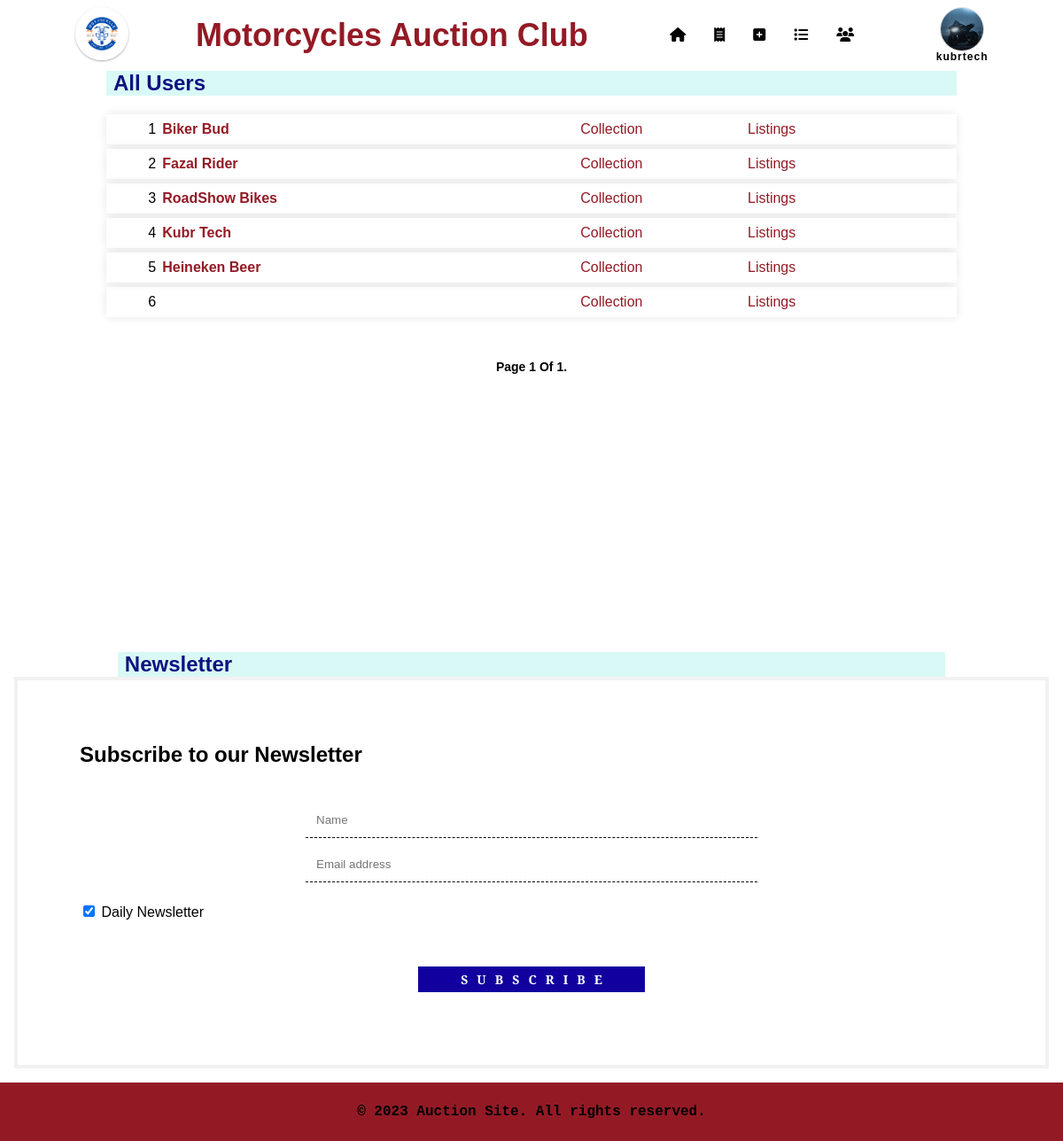
Page /users/ (signed in) on the committed database.
### auction/models.py (models this page shows, shortened)
class User(AbstractUser):
    name = models.CharField(default="", max_length=20)
    firstName = models.CharField(default="", max_length=20)
    lastName = models.CharField(default="", max_length=20)
    dob = models.DateField()
    profile_picture = models.ImageField(
        upload_to="profile_pics/", null=True, blank=True
    )
    dob = models.DateField(default=date.today)
    mobileNo = models.CharField(
        max_length=15,
        validators=[
            RegexValidator(
                regex=r"^\d{10}$", message="Enter a valid 10-digit mobile number."
            )
        ],
        help_text="Enter your 10-digit mobile number",
        null=True,
        blank=True,
    )
    address = models.CharField(
        max_length=255, help_text="Enter your address", null=True, blank=True
    )

### auction/views.py (the view)
# urls.py: path('users/', views.users, name='users'),
@login_required
def users(request):
    all_users = User.objects.all()
    site_name = "Motorcycles Auction Club"
    paginator = Paginator(all_users, 15)
    page_number = request.GET.get('page')
    page_obj = paginator.get_page(page_number)
    return render(
        request, "auction/users.html", {"all_users": page_obj, "site_name": site_name}
    )

### auction/templates/auction/users.html (shortened to what this page needs)
{% extends "auction/layout.html" %}
{% load static %}
{% block body %}
<main class="main" id="main">
     <div class="content-heading-container">
          <h1 class="content-heading">All Users</h1>
      </div>
     <section class="all-users">
          <ul class="user-list">
               {% for user in all_users %}
               <li class="user">
                    <div><p class="user-id">{{ user.id }}</p></div>
                    <div><a class="user-link" href="{% url 'user_profile' username=user.username %}">{{ user.firstName }} {{ user.lastName }}</a></div>
                    <div><a class="collection-link" href="{% url 'collection' username=user.username %}">Collection</a></div>
                    <div><a class="listings-link" href="{% url 'user_listings' username=user.username %}">Listings</a></div>
               </li>
               {% endfor %}
          </ul>
     </section>
     <div class="pagination">
          <span class="step-links">
               <span class="current">
               Page {{ all_users.number }} of {{ all_users.paginator.num_pages }}.
               </span>
          </span>
     </div>
</main>
{% endblock %}

### auction/templates/auction/layout.html (shortened to what this page needs)
{% load static %}
<!DOCTYPE html>
<html lang="en">
<head>
  <link rel="stylesheet" type="text/css" href="{% static 'auction/css/styles4.css' %}" />
  <link rel="stylesheet" href="https://cdnjs.cloudflare.com/ajax/libs/font-awesome/4.7.0/css/font-awesome.min.css" />
  <link rel="stylesheet" href="https://cdnjs.cloudflare.com/ajax/libs/font-awesome/6.4.0/css/all.min.css">
</head>
<body>
  <header id="header">
    <a href="{% url 'index' %}"><img class="logo" src="{% static 'auction/images/logo.png' %}" alt="Logo" /></a>
    <div class="site-name">
      <a href="{% url 'index' %}">
        <p>{{ site_name }}</p>
      </a>
    </div>
    <nav class="nav">
      <ul class="nav-menu">
        <li class="nav-item">
          <a id="navLink" class="nav-link" href="{% url 'index' %}"><span class="tooltip"><i
                class="fa-solid fa-house"></i><span class="tooltiptext">Home</span></span></a>
        </li>
        <li class="nav-item">
          <a id="navLink" class="nav-link" href="{% url 'active_listing' %}"><span class="tooltip"><i
                class="fa-solid fa-receipt"></i><span class="tooltiptext">Active Listings</span></span></a>
        </li>
        {% if user.is_authenticated %}
        <li class="nav-item">
          <a class="nav-link" href="{% url 'create' %}"><span class="tooltip"><i
                class="fa-solid fa-square-plus"></i><span class="tooltiptext">Create</span></span></a>
        </li>
        <li class="nav-item">
          <a class="nav-link" href="{% url 'watchlist' username=request.user.username %}"><span class="tooltip"><i
                class="fa-solid fa-list"></i><span class="tooltiptext">Watchlist</span></span></a>
        </li>
        <li class="nav-item">
          <a class="nav-link" href="{% url 'users' %}"><span class="tooltip"><i class="fa-solid fa-users"></i></span></a>
        </li>
        {% endif %}
      </ul>
    </nav>
    <div class="sign-in-auth">
      {% if user.is_authenticated %}
      <div class="profile-container">
        <a href="{% url 'user_profile' username=user.username %}" class="profile-link">
          <img class="profile-image"
            src="{% if user.profile_picture %}{{ user.profile_picture.url }}{% else %}{% static 'auction/images/user.png' %}{% endif %}"
            alt="{% if user.profile_picture %}{{ user.username }}'s Profile Picture{% else %}Default Profile Picture{% endif %}" />
        </a>
      </div>
      <div class="sign-in" id="sign-in">
        <p><strong>{{ user.username }}</strong></p>
      </div>
      {% endif %}
    </div>
  </header>
{% block body %}
{% endblock %}
{% block newsletter %}
<section class="news-letter-section">
  <div class="content-heading-container">
    <h3 class="content-heading">Newsletter</h3>
  </div>
  <form class="newsletter-form" action="action_page.php">
    <div class="news-letter-container">
      <h2>Subscribe to our Newsletter</h2>
    </div>
    <div class="news-letter-container" style="background-color:white">
      <input type="text" placeholder="Name" name="name" required>
      <input type="text" placeholder="Email address" name="mail" required>
      <label>
        <input type="checkbox" checked="checked" name="subscribe"> Daily Newsletter
      </label>
    </div>
    <div class="subscribe-btn">
      <button type="submit" class="buttonOne" role="button">Subscribe</button>
    </div>
  </form>
</section>
{% endblock newsletter %}
<footer>
  <div class="footer-content">
    <p>&copy; 2023 Auction Site. All rights reserved.</p>
  </div>
</footer>
</body>
</html>

### rows in the picture
User: profile_picture (picture), username "kubrtech", id "4", firstName "Kubr", lastName "Tech"
User: id "1", firstName "Biker", lastName "Bud"
User: id "2", firstName "Fazal", lastName "Rider"
User: id "3", firstName "RoadShow", lastName "Bikes"
User: id "5", firstName "Heineken", lastName "Beer"
User: id "6"

### other values in the picture
{{ site_name }} "Motorcycles Auction Club"
{{ all_users.number }} "1"
{{ all_users.paginator.num_pages }} "1"
